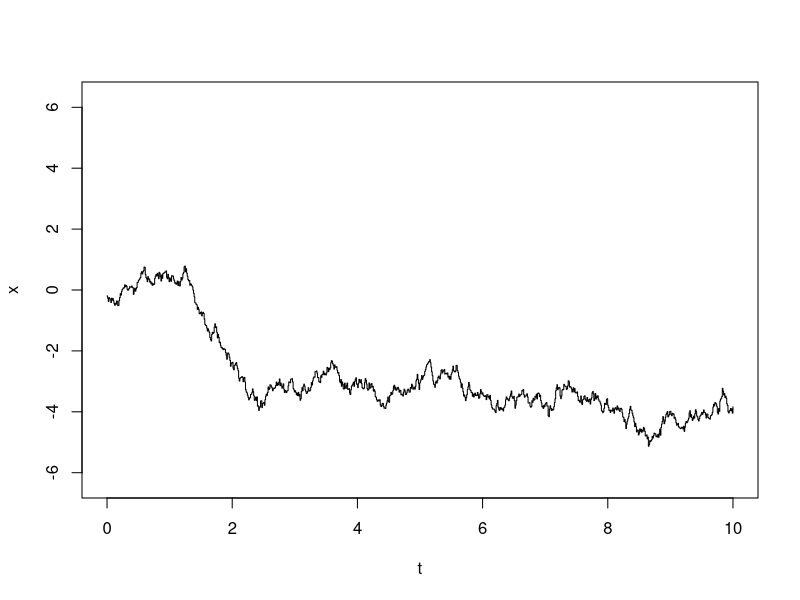

The R script that drew this image:
final_T = 10
num_steps = 1000
D = 1

t = seq(0,final_T,length = num_steps)
dt = t[2]-t[1]
noise = rnorm(num_steps,0,1)

x = sqrt(dt*D)*cumsum(noise)

plot(t,x,type="s",ylim = c(-2*sqrt(final_T*D),2*sqrt(final_T*D)))